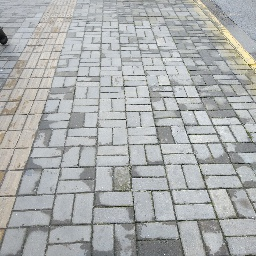
#> input picture show/left/left-0-2.jpg, 256 x 256 px; its folder holds only this picture in this run
$ python picChange.py
#> lines starting #> are read from the running program, lines starting #| are printed output that depends on the picture
# -*- coding: utf-8 -*-
"""
Created on Sat Mar  3 12:12:27 2018

@author: Mr.Su
"""

import os
import cv2
import time
import argparse
import numpy as np
from PIL import Image
import matplotlib.pyplot as plt

#变换图片大小
def alter(path,object):
    result = []
    s = os.listdir(path)
    count = 1
    for i in s:
        document = os.path.join(path,i)
        img = cv2.imread(document)
        img = cv2.resize(img, (200,200))
        listStr = [str(int(time.time())), str(count)]
        fileName = ''.join(listStr)
        cv2.imwrite(object+os.sep+'%s.jpg' % fileName, img)
        count = count + 1

#alter('C:\\Users\\Yaodong Su\\Desktop\\GraduationThesis\\MZhang-master\\picture\\stop','C:\\Users\\Yaodong Su\\Desktop\\GraduationThesis\\MZhang-master\\picture\\stop2')


'''
#水平翻转图片函数
rootdir = r'C:\\Users\\Yaodong Su\\Desktop\\GraduationThesis\\自拍素材\图片\\right'  # 指明被遍历的文件夹
for parent, dirnames, filenames in os.walk(rootdir):
    for filename in filenames:
        print('parent is :' + parent)
        print('filename is :' + filename)
        currentPath = os.path.join(parent, filename)
        print('the fulll name of the file is :' + currentPath)

        im = Image.open(currentPath)
        out = im.transpose(Image.FLIP_LEFT_RIGHT)
        newname=r"C:\\Users\\Yaodong Su\\Desktop\\GraduationThesis\\自拍素材\图片\\right2"+'\\'+filename
        out.save(newname)
'''


#偏移图片
rootdir = r'C:\\caffe\\caffe-master\\data\\road\\left\\left'  # 指明被遍历的文件夹
for parent, dirnames, filenames in os.walk(rootdir):
    counter = 1
    for filename in filenames:
        print('parent is :' + parent)
        print('filename is :' + filename)
        currentPath = os.path.join(parent, filename)
        print('the fulll name of the file is :' + currentPath)

        img = cv2.imread(currentPath)
#> img is the input picture: shape (256, 256, 3); mean B, G, R 174.4, 174.4, 172


        count = 5
        while count <= 50 :
            mouth = img[0:img.shape[0], 0:img.shape[1] - count] #

            string = 'left-right-' + str(count)
            filename = string + '-' + str(counter) + '.jpg'
            newname=r"C:\\caffe\\caffe-master\\data\\road\\\left\\left-right-5-50\\" + filename
            cv2.imwrite(newname,mouth)
            print('width:' + str(mouth.shape[1]) + ' ' + 'hight:' + str(mouth.shape[0]) + filename + ' done')
            count = count + 5
#> this loop made 10 passes
#> pass 1, `mouth = img[0:img.shape[0], 0:img.shape[1] - count]`:
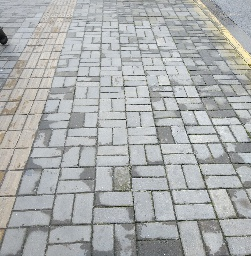
#> mouth: shape (256, 251, 3); mean B, G, R 174.6, 174.5, 172
#> pass 2, `mouth = img[0:img.shape[0], 0:img.shape[1] - count]`:
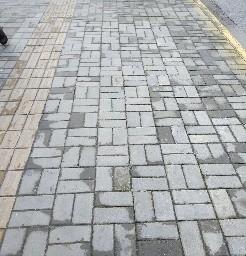
#> mouth: shape (256, 246, 3); mean B, G, R 174.7, 174.5, 172.1
#> pass 3, `mouth = img[0:img.shape[0], 0:img.shape[1] - count]`:
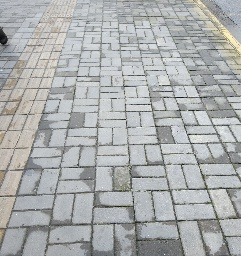
#> mouth: shape (256, 241, 3); mean B, G, R 174.7, 174.5, 172.1
#> after the loop, count = 55

        counter = counter + 1;

$ run again, on show/left/left-left-10-40.jpg
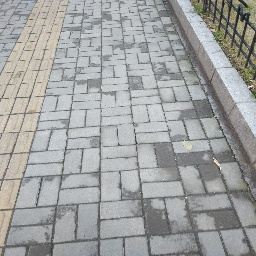
#> input picture show/left/left-left-10-40.jpg, 256 x 256 px
#> img is the input picture: shape (256, 256, 3); mean B, G, R 162, 162.8, 161.5
#> the loop `while count <= 50 :` made 10 passes
#> pass 1, `mouth = img[0:img.shape[0], 0:img.shape[1] - count]`:
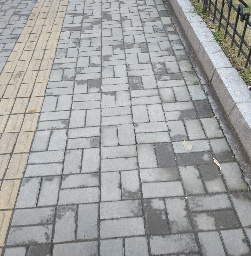
#> mouth: shape (256, 251, 3); mean B, G, R 162.7, 163.3, 162
#> pass 3, `mouth = img[0:img.shape[0], 0:img.shape[1] - count]`:
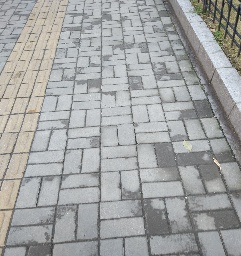
#> mouth: shape (256, 241, 3); mean B, G, R 164.2, 164.5, 163.2
#> after the loop `while count <= 50 :`: count = 55

$ run again, on show/left/left-left-15-49.jpg
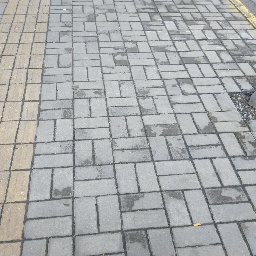
#> input picture show/left/left-left-15-49.jpg, 256 x 256 px
#> img is the input picture: shape (256, 256, 3); mean B, G, R 172.8, 172.4, 170.2
#> the loop `while count <= 50 :` made 10 passes
#> pass 1, `mouth = img[0:img.shape[0], 0:img.shape[1] - count]`:
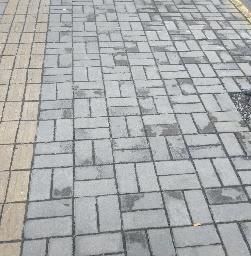
#> mouth: shape (256, 251, 3); mean B, G, R 173.1, 172.7, 170.5
#> pass 3, `mouth = img[0:img.shape[0], 0:img.shape[1] - count]`:
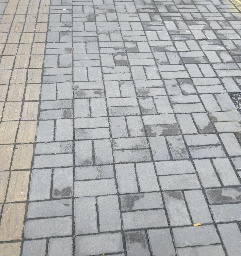
#> mouth: shape (256, 241, 3); mean B, G, R 173.8, 173.4, 171.3
#> after the loop `while count <= 50 :`: count = 55

$ run again, on show/left/left-left-25-21.jpg
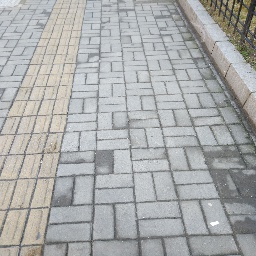
#> input picture show/left/left-left-25-21.jpg, 256 x 256 px
#> img is the input picture: shape (256, 256, 3); mean B, G, R 171.3, 171.6, 170.3
#> the loop `while count <= 50 :` made 10 passes
#> pass 1, `mouth = img[0:img.shape[0], 0:img.shape[1] - count]`:
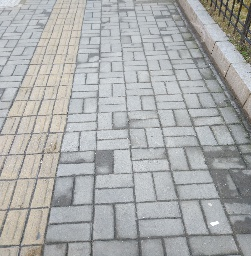
#> mouth: shape (256, 251, 3); mean B, G, R 172.2, 172.6, 171.2
#> pass 3, `mouth = img[0:img.shape[0], 0:img.shape[1] - count]`:
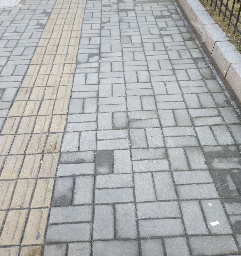
#> mouth: shape (256, 241, 3); mean B, G, R 174.3, 174.5, 173
#> after the loop `while count <= 50 :`: count = 55

$ run again, on show/left/left-0-3.jpg
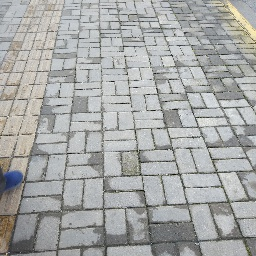
#> input picture show/left/left-0-3.jpg, 256 x 256 px
#> img is the input picture: shape (256, 256, 3); mean B, G, R 167, 168.3, 166.9
#> the loop `while count <= 50 :` made 10 passes
#> pass 1, `mouth = img[0:img.shape[0], 0:img.shape[1] - count]`:
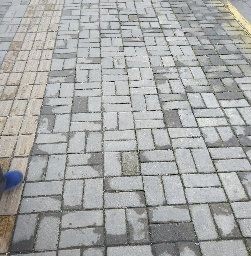
#> mouth: shape (256, 251, 3); mean B, G, R 167, 168.3, 166.9
#> pass 3, `mouth = img[0:img.shape[0], 0:img.shape[1] - count]`:
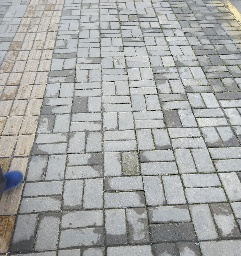
#> mouth: shape (256, 241, 3); mean B, G, R 167.2, 168.4, 166.9
#> after the loop `while count <= 50 :`: count = 55
